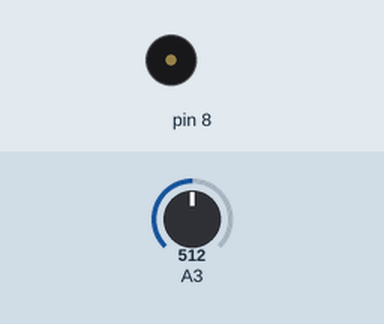
Simulated run of this sketch. Board: Arduino Uno, built with avr-gcc and run on an emulated ATmega328P. Shown: buzzer (waves = sounding). The test bench sets the inputs (shaded band); at power-on: A3 = 512.

Above: at 1.2 s.
1.3 s: A3 set to 785
2.8 s: A3 set to 814
At 3.2 s:
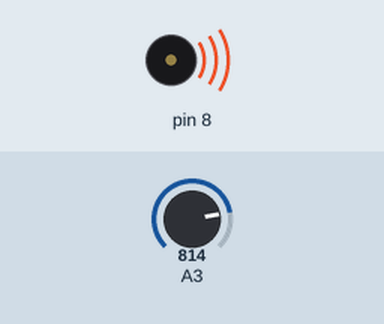
5.8 s: A3 set to 790
At 5.8 s:
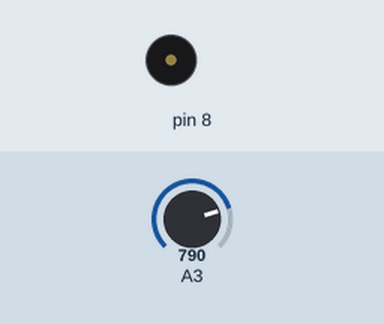
7.3 s: A3 set to 810
At 7.7 s:
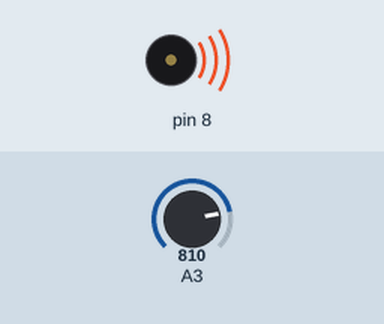
Timing chart, 0 to 11.3 s (numbered marks = the images above; inputs shaded):
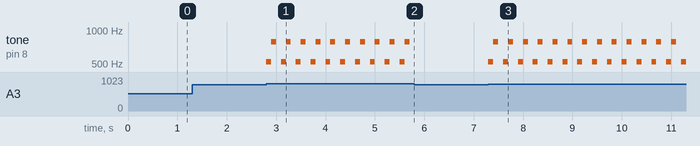

The sketch:

week10_3_arduino_analogRead_A3.ino
```cpp
//week10_3_arduino_analogRead_A3
void setup() {
  pinMode(2,INPUT_PULLUP);
  //pinMode(3,INPUT);
  pinMode(8,OUTPUT);
}

void loop() {
  int now = analogRead(A3);
  if(now>800){
    tone(8,523,100);
    delay(100);
    tone(8,784,100);
    delay(200);
  }else if(now<200){
    tone(8,784,100);
    delay(100);
    tone(8,523,100);
    delay(200);
  }
}
```

Measured:
- the behaviour switches between 800 and 801 on A3 (found by bisection; images 0 and 1)
- after the input at 1.3 s, every drawn part: stays the same
- after the input at 2.8 s, tone on pin 8: silent → 523 Hz at once, then repeats every 0.30 s: 784 Hz 0.10 s, silent 0.10 s, 523 Hz 0.10 s
- after the input at 5.8 s, tone on pin 8: stops changing and stays silent
- after the input at 7.3 s, tone on pin 8: silent → 523 Hz at once, then repeats every 0.30 s: 784 Hz 0.10 s, silent 0.10 s, 523 Hz 0.10 s
